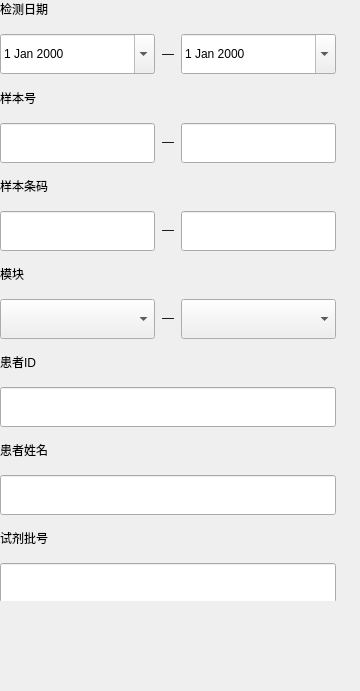
    <widget class="QWidget" name="widget111" native="true">
     <property name="geometry">
      <rect>
       <x>19</x>
       <y>95</y>
       <width>360</width>
       <height>691</height>
      </rect>
     </property>
     <widget class="QWidget" name="widget_19" native="true">
      <property name="geometry">
       <rect>
        <x>0</x>
        <y>0</y>
        <width>336</width>
        <height>601</height>
       </rect>
      </property>
      <layout class="QVBoxLayout" name="verticalLayout_137">
       <property name="spacing">
        <number>16</number>
       </property>
       <property name="leftMargin">
        <number>0</number>
       </property>
       <property name="topMargin">
        <number>0</number>
       </property>
       <property name="rightMargin">
        <number>0</number>
       </property>
       <property name="bottomMargin">
        <number>0</number>
       </property>
       <item>
        <layout class="QVBoxLayout" name="verticalLayout_123">
         <item>
          <widget class="QLabel" name="label_117">
           <property name="text">
            <string>检测日期</string>
           </property>
          </widget>
         </item>
         <item>
          <layout class="QHBoxLayout" name="horizontalLayout_87">
           <property name="spacing">
            <number>0</number>
           </property>
           <item>
            <widget class="QBaseDateEdit" name="test_start_time_6">
             <property name="minimumSize">
              <size>
               <width>155</width>
               <height>40</height>
              </size>
             </property>
             <property name="maximumSize">
              <size>
               <width>155</width>
               <height>40</height>
              </size>
             </property>
             <property name="calendarPopup">
              <bool>true</bool>
             </property>
            </widget>
           </item>
           <item>
            <widget class="QLabel" name="label_116">
             <property name="text">
              <string>—</string>
             </property>
             <property name="alignment">
              <set>Qt::AlignCenter</set>
             </property>
             <property name="fonts" stdset="0">
              <string>12</string>
             </property>
            </widget>
           </item>
           <item>
            <widget class="QBaseDateEdit" name="test_stop_time_6">
             <property name="minimumSize">
              <size>
               <width>155</width>
               <height>40</height>
              </size>
             </property>
             <property name="maximumSize">
              <size>
               <width>155</width>
               <height>40</height>
              </size>
             </property>
             <property name="calendarPopup">
              <bool>true</bool>
             </property>
            </widget>
           </item>
          </layout>
         </item>
        </layout>
       </item>
       <item>
        <layout class="QVBoxLayout" name="verticalLayout_122">
         <item>
          <widget class="QLabel" name="label_118">
           <property name="text">
            <string>样本号</string>
           </property>
          </widget>
         </item>
         <item>
          <layout class="QHBoxLayout" name="horizontalLayout_88">
           <property name="spacing">
            <number>0</number>
           </property>
           <item>
            <widget class="QLineEdit" name="sample_no_edit_12">
             <property name="minimumSize">
              <size>
               <width>155</width>
               <height>40</height>
              </size>
             </property>
             <property name="maximumSize">
              <size>
               <width>155</width>
               <height>40</height>
              </size>
             </property>
            </widget>
           </item>
           <item>
            <widget class="QLabel" name="label_121">
             <property name="text">
              <string>—</string>
             </property>
             <property name="alignment">
              <set>Qt::AlignCenter</set>
             </property>
             <property name="fonts" stdset="0">
              <string>12</string>
             </property>
            </widget>
           </item>
           <item>
            <widget class="QLineEdit" name="sample_no_edit_11">
             <property name="minimumSize">
              <size>
               <width>155</width>
               <height>40</height>
              </size>
             </property>
             <property name="maximumSize">
              <size>
               <width>155</width>
               <height>40</height>
              </size>
             </property>
            </widget>
           </item>
          </layout>
         </item>
        </layout>
       </item>
       <item>
        <layout class="QVBoxLayout" name="verticalLayout_121">
         <item>
          <widget class="QLabel" name="label_115">
           <property name="text">
            <string>样本条码</string>
           </property>
          </widget>
         </item>
         <item>
          <layout class="QHBoxLayout" name="horizontalLayout_89">
           <property name="spacing">
            <number>0</number>
           </property>
           <item>
            <widget class="QLineEdit" name="sample_bar_edit_6">
             <property name="minimumSize">
              <size>
               <width>155</width>
               <height>40</height>
              </size>
             </property>
             <property name="maximumSize">
              <size>
               <width>155</width>
               <height>40</height>
              </size>
             </property>
            </widget>
           </item>
           <item>
            <widget class="QLabel" name="label_126">
             <property name="text">
              <string>—</string>
             </property>
             <property name="alignment">
              <set>Qt::AlignCenter</set>
             </property>
             <property name="fonts" stdset="0">
              <string>12</string>
             </property>
            </widget>
           </item>
           <item>
            <widget class="QLineEdit" name="sample_bar_edit_13">
             <property name="minimumSize">
              <size>
               <width>155</width>
               <height>40</height>
              </size>
             </property>
             <property name="maximumSize">
              <size>
               <width>155</width>
               <height>40</height>
              </size>
             </property>
            </widget>
           </item>
          </layout>
         </item>
        </layout>
       </item>
       <item>
        <layout class="QVBoxLayout" name="verticalLayout_120">
         <item>
          <widget class="QLabel" name="label_120">
           <property name="text">
            <string>模块</string>
           </property>
          </widget>
         </item>
         <item>
          <layout class="QHBoxLayout" name="horizontalLayout_90">
           <property name="spacing">
            <number>0</number>
           </property>
           <item>
            <widget class="QComboBox" name="comboBox_11">
             <property name="minimumSize">
              <size>
               <width>155</width>
               <height>40</height>
              </size>
             </property>
             <property name="maximumSize">
              <size>
               <width>155</width>
               <height>40</height>
              </size>
             </property>
            </widget>
           </item>
           <item>
            <widget class="QLabel" name="label_119">
             <property name="text">
              <string>—</string>
             </property>
             <property name="alignment">
              <set>Qt::AlignCenter</set>
             </property>
             <property name="fonts" stdset="0">
              <string>12</string>
             </property>
            </widget>
           </item>
           <item>
            <widget class="QComboBox" name="comboBox_12">
             <property name="minimumSize">
              <size>
               <width>155</width>
               <height>40</height>
              </size>
             </property>
             <property name="maximumSize">
              <size>
               <width>155</width>
               <height>40</height>
              </size>
             </property>
            </widget>
           </item>
          </layout>
         </item>
        </layout>
       </item>
       <item>
        <layout class="QVBoxLayout" name="verticalLayout_119">
         <item>
          <widget class="QLabel" name="label_123">
           <property name="text">
            <string>患者ID</string>
           </property>
          </widget>
         </item>
         <item>
          <widget class="QLineEdit" name="patient_record_edit_6">
           <property name="minimumSize">
            <size>
             <width>336</width>
             <height>40</height>
            </size>
           </property>
           <property name="maximumSize">
            <size>
             <width>336</width>
             <height>40</height>
            </size>
           </property>
          </widget>
         </item>
        </layout>
       </item>
       <item>
        <layout class="QVBoxLayout" name="verticalLayout_118">
         <item>
          <widget class="QLabel" name="label_124">
           <property name="text">
            <string>患者姓名</string>
           </property>
          </widget>
         </item>
         <item>
          <widget class="QLineEdit" name="patient_name_edit_6">
           <property name="minimumSize">
            <size>
             <width>336</width>
             <height>40</height>
            </size>
           </property>
           <property name="maximumSize">
            <size>
             <width>336</width>
             <height>40</height>
            </size>
           </property>
          </widget>
         </item>
        </layout>
       </item>
       <item>
        <layout class="QVBoxLayout" name="verticalLayout_117">
         <item>
          <widget class="QLabel" name="label_114">
           <property name="text">
            <string>试剂批号</string>
           </property>
          </widget>
         </item>
         <item>
          <widget class="QLineEdit" name="lineEdit_10">
           <property name="minimumSize">
            <size>
             <width>336</width>
             <height>40</height>
            </size>
           </property>
           <property name="maximumSize">
            <size>
             <width>336</width>
             <height>40</height>
            </size>
           </property>
          </widget>
         </item>
         <item>
          <spacer name="verticalSpacer_23">
           <property name="orientation">
            <enum>Qt::Vertical</enum>
           </property>
           <property name="sizeHint" stdset="0">
            <size>
             <width>20</width>
             <height>40</height>
            </size>
           </property>
          </spacer>
         </item>
        </layout>
       </item>
      </layout>
     </widget>
    </widget>
